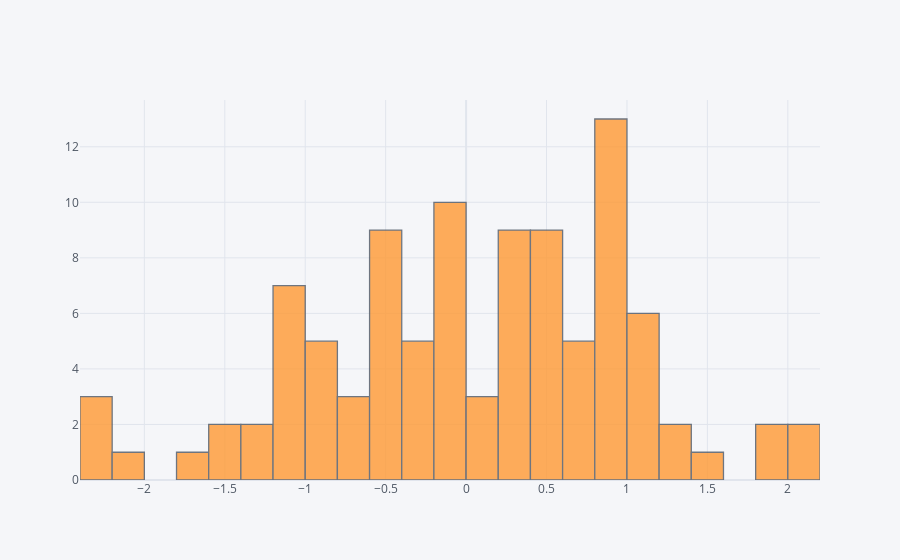

The notebook cell saved with this chart:
### Markdown cell above
## histogram

### Code cell
df['A'].iplot(kind='hist',bins=25)

### Figure 1 — Plotly figure (JSON) as saved in the notebook; plotly's stock layout.template omitted (floating-point values rounded to 4 significant figures)
{"data": [{"histfunc": "count", "histnorm": "", "marker": {"color": "rgba(255, 153, 51, 1.0)", "line": {"color": "#4D5663", "width": 1.3}}, "name": "A", "nbinsx": 25, "opacity": 0.8, "orientation": "v", "type": "histogram", "x": [-1.139, 0.6548, 0.3908, 0.9647, 0.4212, -0.2387, -0.2219, 0.5675, -0.1459, 0.2984, 0.2481, -0.9596, 0.8984, -0.9205, -0.9074, -0.5158, 0.3569, -0.0504, 1.045, -1.028, 1.888, 0.515, -0.4613, -2.045, -2.264, -1.369, -0.4934, -0.4489, 0.7022, 0.1731, 0.8297, -1.209, -0.6644, -0.03971, -0.5617, -1.563, 0.5159, -0.8126, 0.8352, -0.4821, 1.104, 1.031, 0.9856, 2.003, 0.2638, 0.04351, 0.8762, -0.08759, 0.8125, -0.9076, 0.5608, -0.2387, 1.119, 0.5388, 0.2708, -0.1957, 1.255, 0.3027, -1.17, 0.5185, 0.8191, 1.564, -0.184, -0.1046, -0.3739, -1.058, 2.04, -0.4786, -0.2607, 0.9179, 1.917, 0.7487, -2.308, -0.04513, 0.6799, -0.4869, -1.151, 0.3185, 0.8562, -0.6516, 0.452, 1.348, 0.8354, -1.664, 1.166, -1.062, 0.5731, -0.08994, -0.4362, -1.566, 1.166, 0.693, 0.8991, 0.8771, 0.3551, -2.387, -0.6197, 0.09208, -1.021, -0.06404]}], "layout": {"barmode": "overlay", "legend": {"bgcolor": "#F5F6F9", "font": {"color": "#4D5663"}}, "paper_bgcolor": "#F5F6F9", "plot_bgcolor": "#F5F6F9", "title": {"font": {"color": "#4D5663"}}, "xaxis": {"gridcolor": "#E1E5ED", "showgrid": true, "tickfont": {"color": "#4D5663"}, "title": {"font": {"color": "#4D5663"}, "text": ""}, "zerolinecolor": "#E1E5ED"}, "yaxis": {"gridcolor": "#E1E5ED", "showgrid": true, "tickfont": {"color": "#4D5663"}, "title": {"font": {"color": "#4D5663"}, "text": ""}, "zerolinecolor": "#E1E5ED"}}}
